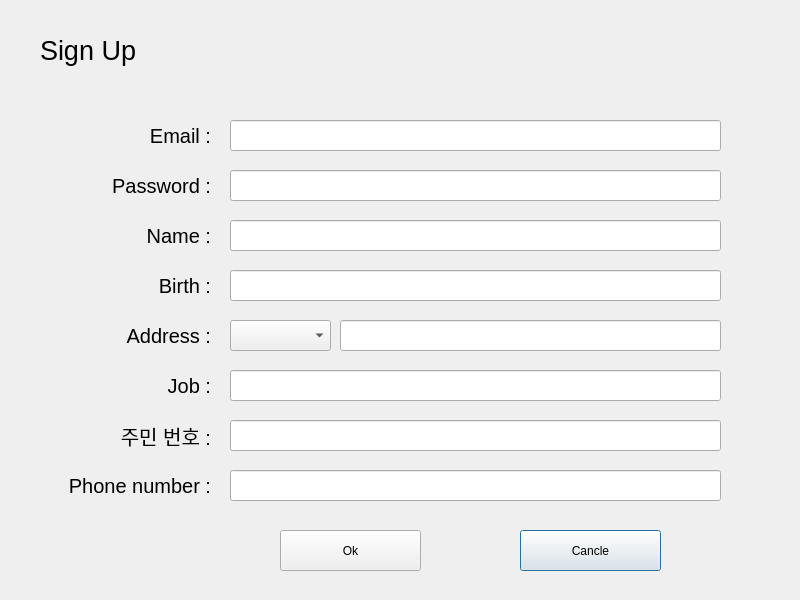
<?xml version="1.0" encoding="UTF-8"?>
<ui version="4.0">
 <class>SignUp</class>
 <widget class="QDialog" name="SignUp">
  <property name="geometry">
   <rect>
    <x>0</x>
    <y>0</y>
    <width>800</width>
    <height>600</height>
   </rect>
  </property>
  <property name="windowTitle">
   <string>Sign Up</string>
  </property>
  <widget class="QLabel" name="JobLabel">
   <property name="geometry">
    <rect>
     <x>90</x>
     <y>370</y>
     <width>121</width>
     <height>31</height>
    </rect>
   </property>
   <property name="font">
    <font>
     <family>Arial</family>
     <pointsize>15</pointsize>
    </font>
   </property>
   <property name="text">
    <string>Job :</string>
   </property>
   <property name="alignment">
    <set>Qt::AlignRight|Qt::AlignTrailing|Qt::AlignVCenter</set>
   </property>
  </widget>
  <widget class="QLineEdit" name="BirthLine">
   <property name="geometry">
    <rect>
     <x>230</x>
     <y>270</y>
     <width>491</width>
     <height>31</height>
    </rect>
   </property>
  </widget>
  <widget class="QLabel" name="PasswordLabel">
   <property name="geometry">
    <rect>
     <x>80</x>
     <y>170</y>
     <width>131</width>
     <height>31</height>
    </rect>
   </property>
   <property name="font">
    <font>
     <family>Arial</family>
     <pointsize>15</pointsize>
    </font>
   </property>
   <property name="text">
    <string>Password :</string>
   </property>
   <property name="alignment">
    <set>Qt::AlignRight|Qt::AlignTrailing|Qt::AlignVCenter</set>
   </property>
  </widget>
  <widget class="QLabel" name="NameLabel">
   <property name="geometry">
    <rect>
     <x>90</x>
     <y>220</y>
     <width>121</width>
     <height>31</height>
    </rect>
   </property>
   <property name="font">
    <font>
     <family>Arial</family>
     <pointsize>15</pointsize>
    </font>
   </property>
   <property name="text">
    <string>Name :</string>
   </property>
   <property name="alignment">
    <set>Qt::AlignRight|Qt::AlignTrailing|Qt::AlignVCenter</set>
   </property>
  </widget>
  <widget class="QLabel" name="PhoneLabel">
   <property name="geometry">
    <rect>
     <x>30</x>
     <y>470</y>
     <width>181</width>
     <height>31</height>
    </rect>
   </property>
   <property name="font">
    <font>
     <family>Arial</family>
     <pointsize>15</pointsize>
    </font>
   </property>
   <property name="text">
    <string>Phone number :</string>
   </property>
   <property name="alignment">
    <set>Qt::AlignRight|Qt::AlignTrailing|Qt::AlignVCenter</set>
   </property>
  </widget>
  <widget class="QLineEdit" name="PhoneLine">
   <property name="geometry">
    <rect>
     <x>230</x>
     <y>470</y>
     <width>491</width>
     <height>31</height>
    </rect>
   </property>
  </widget>
  <widget class="QLineEdit" name="EmailLine">
   <property name="geometry">
    <rect>
     <x>230</x>
     <y>120</y>
     <width>491</width>
     <height>31</height>
    </rect>
   </property>
  </widget>
  <widget class="QLineEdit" name="AddressLine">
   <property name="geometry">
    <rect>
     <x>340</x>
     <y>320</y>
     <width>381</width>
     <height>31</height>
    </rect>
   </property>
  </widget>
  <widget class="QLineEdit" name="RRNLine">
   <property name="geometry">
    <rect>
     <x>230</x>
     <y>420</y>
     <width>491</width>
     <height>31</height>
    </rect>
   </property>
  </widget>
  <widget class="QLabel" name="Signup">
   <property name="geometry">
    <rect>
     <x>40</x>
     <y>30</y>
     <width>131</width>
     <height>41</height>
    </rect>
   </property>
   <property name="font">
    <font>
     <family>Arial</family>
     <pointsize>20</pointsize>
    </font>
   </property>
   <property name="text">
    <string>Sign Up</string>
   </property>
  </widget>
  <widget class="QLabel" name="EmailLabel">
   <property name="geometry">
    <rect>
     <x>90</x>
     <y>120</y>
     <width>121</width>
     <height>31</height>
    </rect>
   </property>
   <property name="font">
    <font>
     <family>Arial</family>
     <pointsize>15</pointsize>
    </font>
   </property>
   <property name="text">
    <string>Email :</string>
   </property>
   <property name="alignment">
    <set>Qt::AlignRight|Qt::AlignTrailing|Qt::AlignVCenter</set>
   </property>
  </widget>
  <widget class="QPushButton" name="CancleButton">
   <property name="geometry">
    <rect>
     <x>520</x>
     <y>530</y>
     <width>141</width>
     <height>41</height>
    </rect>
   </property>
   <property name="text">
    <string>Cancle</string>
   </property>
  </widget>
  <widget class="QLineEdit" name="JobLine">
   <property name="geometry">
    <rect>
     <x>230</x>
     <y>370</y>
     <width>491</width>
     <height>31</height>
    </rect>
   </property>
  </widget>
  <widget class="QLineEdit" name="NameLine">
   <property name="geometry">
    <rect>
     <x>230</x>
     <y>220</y>
     <width>491</width>
     <height>31</height>
    </rect>
   </property>
  </widget>
  <widget class="QLineEdit" name="PasswordLine">
   <property name="geometry">
    <rect>
     <x>230</x>
     <y>170</y>
     <width>491</width>
     <height>31</height>
    </rect>
   </property>
  </widget>
  <widget class="QLabel" name="RRNLabel">
   <property name="geometry">
    <rect>
     <x>90</x>
     <y>420</y>
     <width>121</width>
     <height>31</height>
    </rect>
   </property>
   <property name="font">
    <font>
     <family>Arial</family>
     <pointsize>15</pointsize>
    </font>
   </property>
   <property name="text">
    <string>주민 번호 :</string>
   </property>
   <property name="alignment">
    <set>Qt::AlignRight|Qt::AlignTrailing|Qt::AlignVCenter</set>
   </property>
  </widget>
  <widget class="QPushButton" name="OkButton">
   <property name="geometry">
    <rect>
     <x>280</x>
     <y>530</y>
     <width>141</width>
     <height>41</height>
    </rect>
   </property>
   <property name="text">
    <string>Ok</string>
   </property>
  </widget>
  <widget class="QLabel" name="AddressLabel">
   <property name="geometry">
    <rect>
     <x>90</x>
     <y>320</y>
     <width>121</width>
     <height>31</height>
    </rect>
   </property>
   <property name="font">
    <font>
     <family>Arial</family>
     <pointsize>15</pointsize>
    </font>
   </property>
   <property name="text">
    <string>Address :</string>
   </property>
   <property name="alignment">
    <set>Qt::AlignRight|Qt::AlignTrailing|Qt::AlignVCenter</set>
   </property>
  </widget>
  <widget class="QLabel" name="BirthLabel">
   <property name="geometry">
    <rect>
     <x>90</x>
     <y>270</y>
     <width>121</width>
     <height>31</height>
    </rect>
   </property>
   <property name="font">
    <font>
     <family>Arial</family>
     <pointsize>15</pointsize>
    </font>
   </property>
   <property name="text">
    <string>Birth :</string>
   </property>
   <property name="alignment">
    <set>Qt::AlignRight|Qt::AlignTrailing|Qt::AlignVCenter</set>
   </property>
  </widget>
  <widget class="QComboBox" name="regionSelect">
   <property name="geometry">
    <rect>
     <x>230</x>
     <y>320</y>
     <width>101</width>
     <height>31</height>
    </rect>
   </property>
  </widget>
 </widget>
 <resources/>
 <connections/>
</ui>
